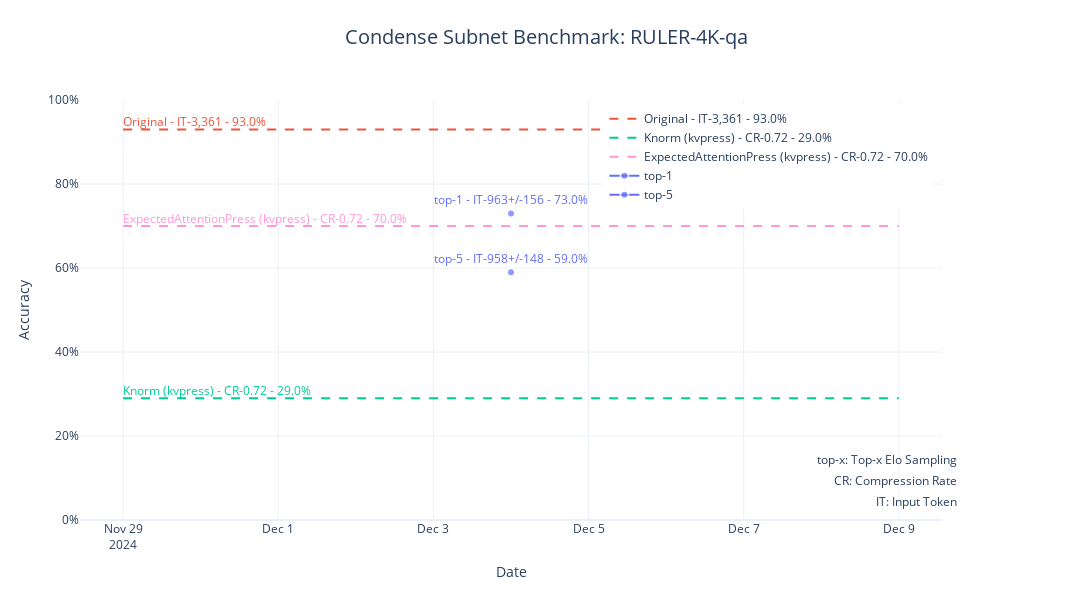

The code cell stored with this chart in its notebook:
### Code cell
original_token_counts = 3361
date_data = {
    "2024-12-04": {
        "top-1": {
            "accuracy": 0.73,
            "it": {"mean": 963, "std": 156}, # show on point: top-1 - IT-963+/-156
        },
        "top-5": {
            "accuracy": 0.59,
            "it": {"mean": 958, "std": 148}, # show on point: top-5 - IT-958+/-148
        },
    },
}

dashed_lines = [
    {"value": 0.93, "label": f"Original - IT-{original_token_counts:,}", "color": "#EF553B"},
    {"value": 0.29, "label": "Knorm (kvpress) - CR-0.72", "color": "#00CC96"},
    {"value": 0.70, "label": "ExpectedAttentionPress (kvpress) - CR-0.72", "color": "#FF97D9"},
]

shortname_description = {
    "IT": "Input Token",
    "CR": "Compression Rate",
    "top-x": "Top-x Elo Sampling",
}

title = "Condense Subnet Benchmark: RULER-4K-qa"


plot_condense_time_series(
    date_data,
    dashed_lines,
    title,
    shortname_description, # Show beside the plot
)

### Figure 1 — Plotly figure (JSON) as saved in the notebook; plotly's stock layout.template omitted (floating-point values rounded to 4 significant figures)
{"data": [{"line": {"color": "#EF553B", "dash": "dash", "width": 2}, "mode": "lines+text", "name": "Original - IT-3,361 - 93.0%", "text": ["Original - IT-3,361 - 93.0%"], "textfont": {"color": "#EF553B"}, "textposition": "top right", "type": "scatter", "x": ["2024-11-29", "2024-12-09"], "y": [0.93, 0.93]}, {"line": {"color": "#00CC96", "dash": "dash", "width": 2}, "mode": "lines+text", "name": "Knorm (kvpress) - CR-0.72 - 29.0%", "text": ["Knorm (kvpress) - CR-0.72 - 29.0%"], "textfont": {"color": "#00CC96"}, "textposition": "top right", "type": "scatter", "x": ["2024-11-29", "2024-12-09"], "y": [0.29, 0.29]}, {"line": {"color": "#FF97D9", "dash": "dash", "width": 2}, "mode": "lines+text", "name": "ExpectedAttentionPress (kvpress) - CR-0.72 - 70.0%", "text": ["ExpectedAttentionPress (kvpress) - CR-0.72 - 70.0%"], "textfont": {"color": "#FF97D9"}, "textposition": "top right", "type": "scatter", "x": ["2024-11-29", "2024-12-09"], "y": [0.7, 0.7]}, {"line": {"color": "#636EFA", "width": 2}, "marker": {"color": "#636EFA", "line": {"color": "white", "width": 2}, "size": [8], "symbol": "circle"}, "mode": "lines+markers+text", "name": "top-1", "text": ["top-1 - IT-963+/-156 - 73.0%"], "textfont": {"color": "#636EFA"}, "textposition": "top center", "type": "scatter", "x": ["2024-12-04"], "y": [0.73]}, {"line": {"color": "#636EFA", "width": 2}, "marker": {"color": "#636EFA", "line": {"color": "white", "width": 2}, "size": [8], "symbol": "circle"}, "mode": "lines+markers+text", "name": "top-5", "text": ["top-5 - IT-958+/-148 - 59.0%"], "textfont": {"color": "#636EFA"}, "textposition": "top center", "type": "scatter", "x": ["2024-12-04"], "y": [0.59]}], "layout": {"annotations": [{"align": "left", "font": {"size": 12}, "showarrow": false, "text": "IT: Input Token", "x": 1.02, "xref": "paper", "y": 0.02, "yref": "paper"}, {"align": "left", "font": {"size": 12}, "showarrow": false, "text": "CR: Compression Rate", "x": 1.02, "xref": "paper", "y": 0.07, "yref": "paper"}, {"align": "left", "font": {"size": 12}, "showarrow": false, "text": "top-x: Top-x Elo Sampling", "x": 1.02, "xref": "paper", "y": 0.12, "yref": "paper"}], "height": 600, "hovermode": false, "legend": {"tracegroupgap": 5, "x": 0.99, "xanchor": "right", "y": 0.99, "yanchor": "top"}, "margin": {"r": 150}, "showlegend": true, "title": {"font": {"size": 20}, "text": "Condense Subnet Benchmark: RULER-4K-qa", "x": 0.5, "xanchor": "center", "y": 0.95, "yanchor": "top"}, "width": 1200, "xaxis": {"title": {"text": "Date"}}, "yaxis": {"range": [0, 1], "tickformat": ".0%", "title": {"text": "Accuracy"}}}}
